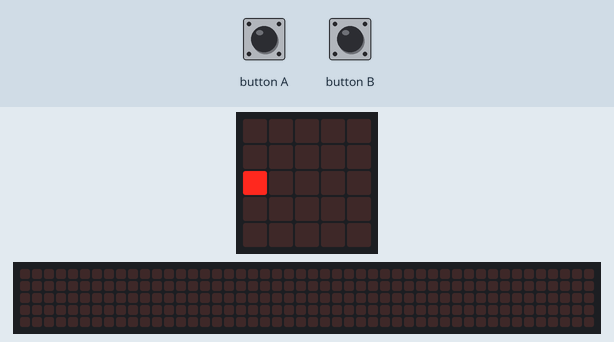
Simulated run of this program. Board: BBC micro:bit running MicroPython. Parts: the board's 5×5 LED display, a strip that is not on the board, showing the scrolling text unrolled. The test bench sets the inputs (shaded band). Random numbers come from a fixed seed; the 48×5 strip is a reading aid, not a part: it shows the text the display is scrolling, unrolled, one strip-width of it at a time.

Above: at 5.0 s.
5.1 s: button A pressed for 0.15 s
At 5.6 s:
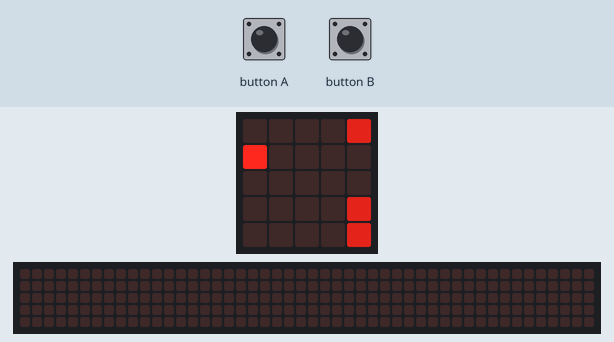
5.8 s: button B pressed for 0.15 s
At 6.2 s:
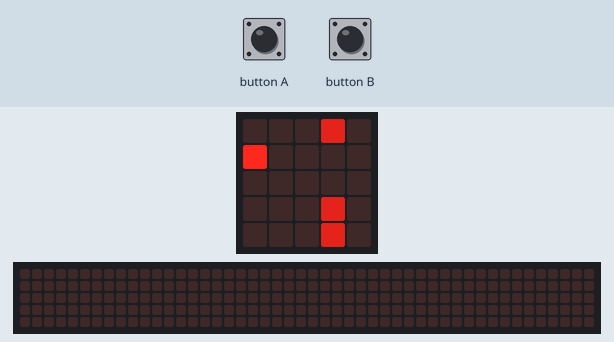
6.5 s: button A pressed for 1 s
At 6.6 s:
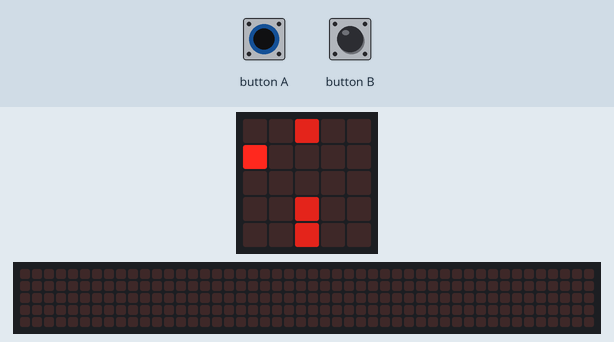
16.1 s: button B held down
At 16.22 s:
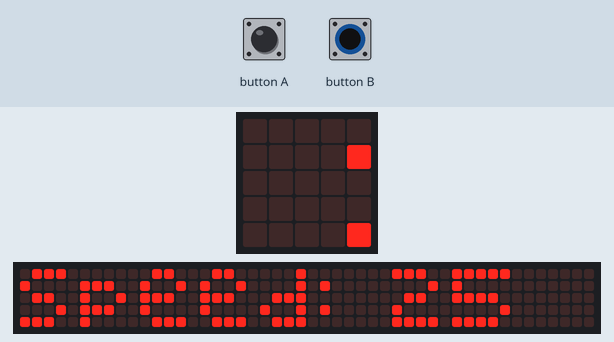

The program:

flappy_bird.py
```python
from microbit import *
from random import randint
from math import floor

h = 1
p = 0
r = False
f = 0
l = -25
s = 25
u = 0
g = 1
c = 3

i = Image('00000:00000:90000:00000:00000')
display.show(i)

while True:
    if button_a.get_presses() or button_b.get_presses():
        break

while True:
    if f-l >= s:
        l = f
        i = i.shift_left(1)
        if i.get_pixel(0,h) == 6:
            break
        if c == 1 and f > 90:
            p += 1
            s -= s/20
        i.set_pixel(0, h, 9)
        if c >= 2:
            c = 0
            n = randint(1, 4)
            if n == 1:
                i.set_pixel(4, 0, 0)
            else:
                i.set_pixel(4, 0, 6)
            if n in [1, 2]:
                i.set_pixel(4, 1, 0)
            else:
                i.set_pixel(4, 1, 6)
            if n in [2, 3]:
                i.set_pixel(4, 2, 0)
            else:
                i.set_pixel(4, 2, 6)
            if n in [3, 4]:
                i.set_pixel(4, 3, 0)
            else:
                i.set_pixel(4, 3, 6)
            if n == 4:
                i.set_pixel(4, 4, 0)
            else:
                i.set_pixel(4, 4, 6)
        else:
            c += 1
        display.show(i)
    if button_a.get_presses() or button_b.get_presses():
        u = f
        g = 1
        i.set_pixel(0, h, 0)
        h -= 1
        if h < 0:
            h = 0
        if i.get_pixel(0, h):
            break
        i.set_pixel(0, h, 9)
        display.show(i)
    if f-u > (s/2)*(2/g):
        u = f
        i.set_pixel(0, h, 0)
        h += 1
        g += 0.5
        if h > 4:
            break
        if i.get_pixel(0, h):
            break
        i.set_pixel(0, h, 9)
        display.show(i)

    f += 1
    sleep(25)

display.show(Image("00000:09090:00000:09990:90009"))
sleep(1000)
display.scroll(str(p)+" Points")
while True:
    sleep(50)
    if button_a.is_pressed():
        display.scroll(str(p)+" Points")
    if button_b.is_pressed():
        display.scroll("Speed: "+str(floor(s)))
```

Measured:
- after the input at 5.1 s, the display: changes at once (image 1)
- after the input at 16.1 s, the display: changes after 0.05 s (image 4)
- what the display in image 3 shows lasts 0.5 s, from 6.5 s to 7.0 s
